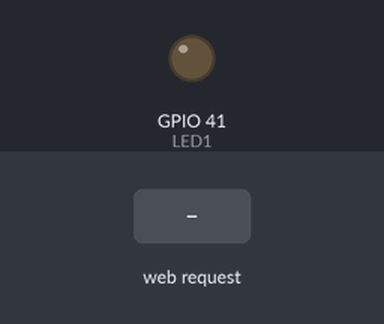
Bench run of a sketch on a simulated ESP32. On the bench: output pins drawn as LEDs (lit = HIGH). The inputs (shaded band) are chosen by the test bench. WiFi joins after 1.5 s; servers stay silent unless stated; what the sketch prints to the serial monitor is not drawn.

Above: at 2.8 s.
2.9 s: HTTP request GET /toggle/1 received
At 3.4 s:
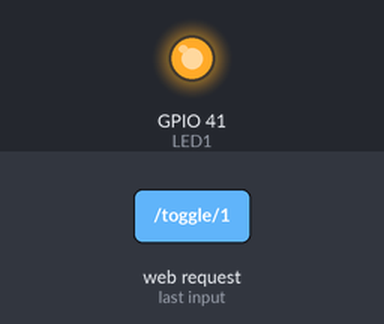
Timing chart, 0 to 5.9 s (numbered marks = the images above; inputs shaded):
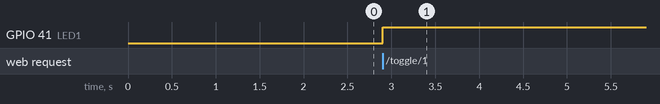

The sketch:

TrabajoFinal.ino
```cpp
#include <WiFi.h>
#include <WebServer.h>
#include "src/secrets.h"
#include "DHT.h"

#define LED1 41
#define DHTPIN 2
#define DHTTYPE DHT22

WebServer server(80);
DHT dht(DHTPIN, DHTTYPE);
bool led1State = false;

// --- Función para CORS y enviar JSON ---
void sendJSONResponse(const String &json) {
  server.sendHeader("Access-Control-Allow-Origin", "*");
  server.sendHeader("Access-Control-Allow-Methods", "GET, POST, OPTIONS");
  server.sendHeader("Access-Control-Allow-Headers", "*");
  server.send(200, "application/json", json);
}

// --- Rutas ---
void handleRoot() {
  server.send(200, "text/plain", "Servidor ESP32 IoT activo ✅");
}

void handleToggle() {
  if (server.arg(0) == "1" || server.uri().endsWith("/1")) {
    led1State = !led1State;
    digitalWrite(LED1, led1State ? HIGH : LOW);
    Serial.printf("LED 1: %s\n", led1State ? "ON" : "OFF");
    String json = "{\"status\":\"ok\",\"ledState\":" + String(led1State ? "true" : "false") + "}";
    sendJSONResponse(json);
  } else {
    sendJSONResponse("{\"error\":\"LED no válido\"}");
  }
}

void handleSensorData() {
  float temp = dht.readTemperature();
  float hum = dht.readHumidity();

  if (isnan(temp) || isnan(hum)) {
    sendJSONResponse("{\"error\":\"Fallo al leer el sensor\"}");
    return;
  }

  String json = "{\"temperature\":" + String(temp, 1) + ",\"humidity\":" + String(hum, 0) + "}";
  sendJSONResponse(json);
}

// --- Setup ---
void setup() {
  Serial.begin(115200);
  pinMode(LED1, OUTPUT);
  digitalWrite(LED1, LOW);
  dht.begin();

  WiFi.mode(WIFI_STA);
  WiFi.begin(WIFI_SSID, WIFI_PASSWORD);

  Serial.printf("Conectando a %s", WIFI_SSID);
  while (WiFi.status() != WL_CONNECTED) {
    delay(200);
    Serial.print(".");
  }

  Serial.println("\n✅ WiFi conectado");
  Serial.print("IP: ");
  Serial.println(WiFi.localIP());

  server.on("/", handleRoot);
  server.on("/toggle/1", handleToggle);
  server.on("/api/sensor", handleSensorData);

  server.begin();
  Serial.println("Servidor web iniciado ✅");
}

// --- Loop ---
void loop() {
  server.handleClient();
}
```

secrets_example.h
```cpp
#ifndef SECRETS_H
#define SECRETS_H

// WiFi
const char* WIFI_SSID = "Nombre del wifi";
const char* WIFI_PASSWORD = "Contraseña del wifi";

#endif
```

Measured:
- after the input at 2.9 s, GPIO 41 (LED1): LOW → HIGH at once
